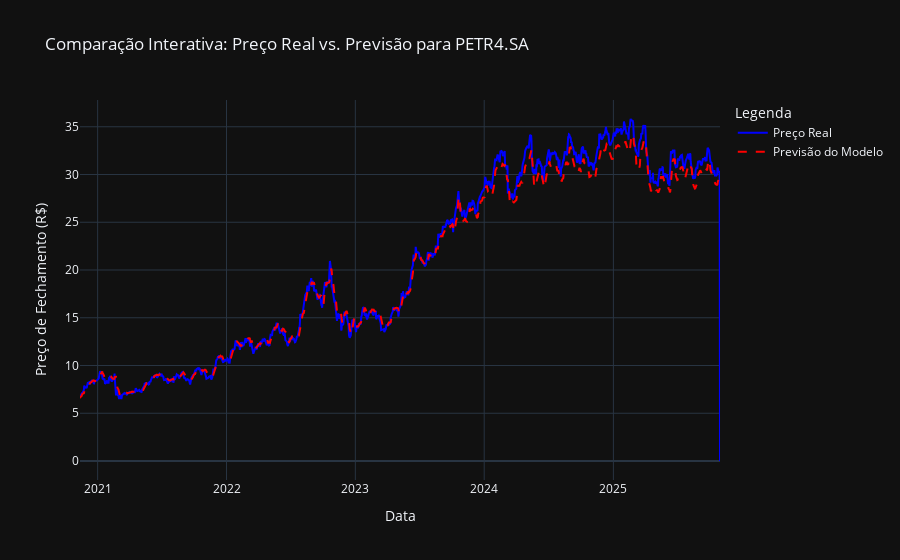

Write notebook code for a chart like this one.
### Code cell
# Célula para o Gráfico Interativo (substitui a célula do matplotlib)

import plotly.graph_objects as go

# --- Preparação dos Dados para o Gráfico ---

# O 'y_test_reais' e 'previsoes_reais' já temos da célula anterior.
# Para o eixo X, vamos pegar as datas reais correspondentes ao período de teste.
# Lembre-se que o 'df' é o nosso DataFrame original carregado no notebook de padronização.
# Precisamos garantir que ele está carregado ou recarregá-lo.
# Se você não tem mais a variável 'df', descomente e execute as 3 linhas abaixo.
# caminho_arquivo = os.path.join("../data/01_raw", f"{TICKER_PARA_AVALIAR}.csv")
# df = pd.read_csv(caminho_arquivo, header=None, skiprows=3, index_col=0, parse_dates=[0])
# df.dropna(inplace=True)

# Pega as datas do índice do DataFrame que correspondem ao nosso conjunto de teste
datas_teste = df.index[ponto_divisao:]

# Como nossas previsões (X_test) começam após a primeira janela de 60 dias,
# precisamos ajustar as datas para alinharem corretamente com as previsões.
datas_para_plotar = datas_teste[JANELA_DE_TEMPO:]


# --- Criação do Gráfico Interativo ---

# Cria uma figura em branco
fig = go.Figure()

# Adiciona a linha de "Preço Real" à figura
fig.add_trace(go.Scatter(
    x=datas_para_plotar,
    y=y_test_reais.flatten(), # .flatten() transforma o array em uma lista simples
    mode='lines',
    name='Preço Real',
    line=dict(color='blue')
))

# Adiciona a linha de "Previsão do Modelo" à figura
fig.add_trace(go.Scatter(
    x=datas_para_plotar,
    y=previsoes_reais.flatten(),
    mode='lines',
    name='Previsão do Modelo',
    line=dict(color='red', dash='dash')
))

# Atualiza o layout do gráfico com títulos, eixos e um tema escuro
fig.update_layout(
    title=f'Comparação Interativa: Preço Real vs. Previsão para {TICKER_PARA_AVALIAR}',
    xaxis_title='Data',
    yaxis_title='Preço de Fechamento (R$)',
    legend_title='Legenda',
    template='plotly_dark' # Um tema visualmente agradável
)

# Mostra a figura interativa
fig.show()

### Figure 1 — Plotly figure (JSON) as saved in the notebook; plotly's stock layout.template omitted (floating-point values rounded to 4 significant figures; data arrays with more than 128 entries replaced by an {"elided": "..."} marker saying what was removed)
{"data": [{"line": {"color": "blue"}, "mode": "lines", "name": "Preço Real", "x": {"elided": "1238 str values"}, "y": {"elided": "1238 float values"}, "type": "scatter"}, {"line": {"color": "red", "dash": "dash"}, "mode": "lines", "name": "Previsão do Modelo", "x": {"elided": "1238 str values"}, "y": {"elided": "1238 float values"}, "type": "scatter"}], "layout": {"title": {"text": "Comparação Interativa: Preço Real vs. Previsão para PETR4.SA"}, "xaxis": {"title": {"text": "Data"}}, "yaxis": {"title": {"text": "Preço de Fechamento (R$)"}}, "legend": {"title": {"text": "Legenda"}}}}
